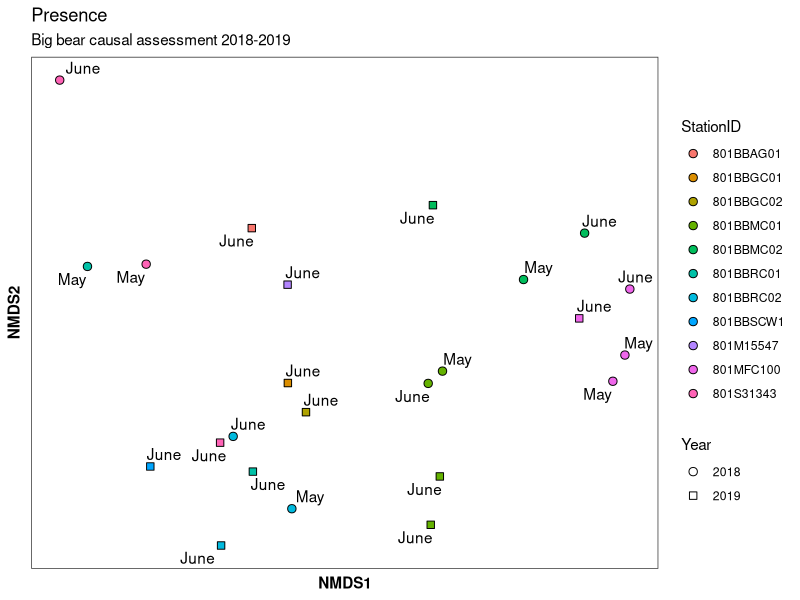
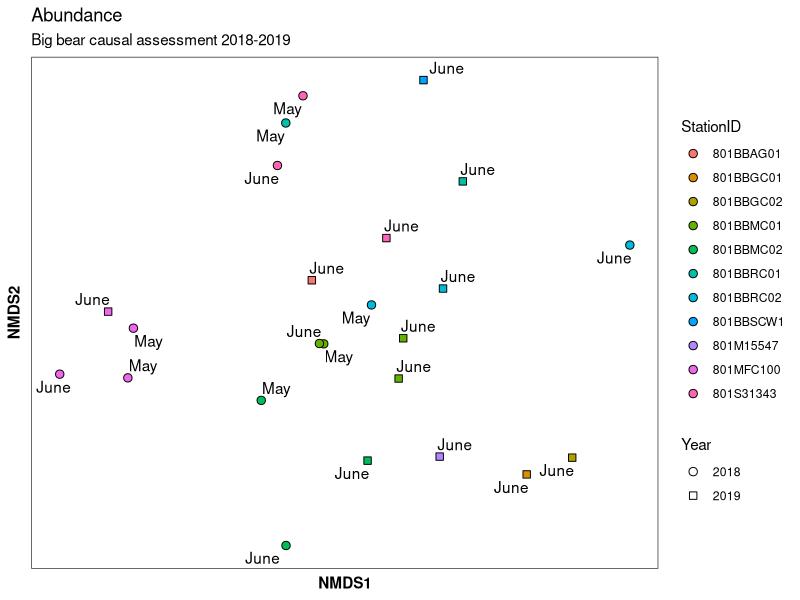
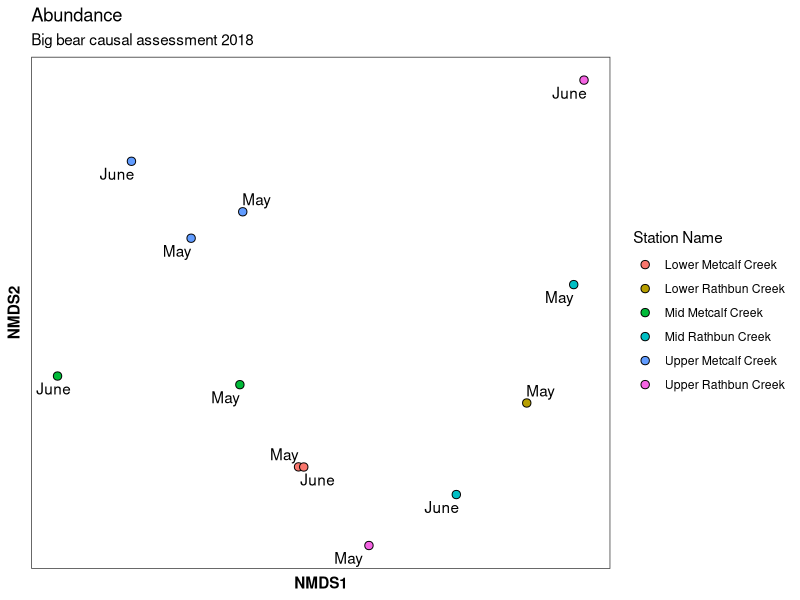
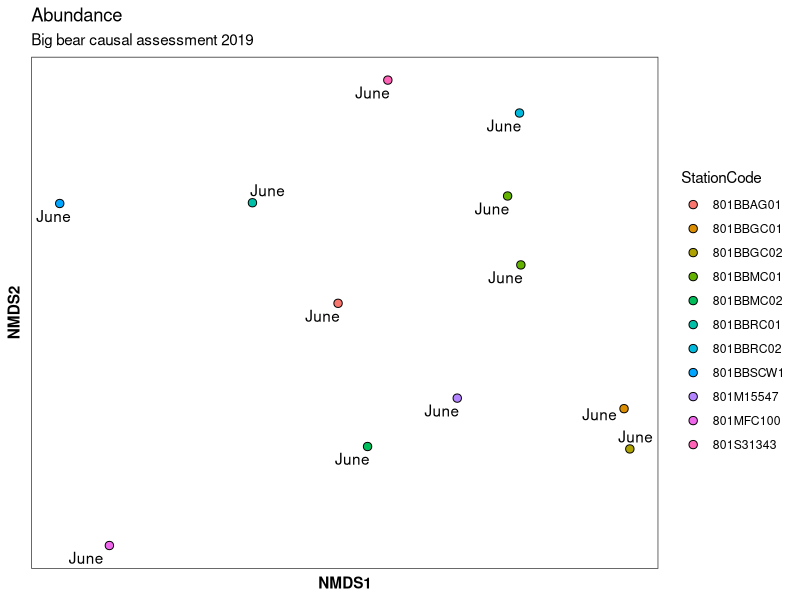
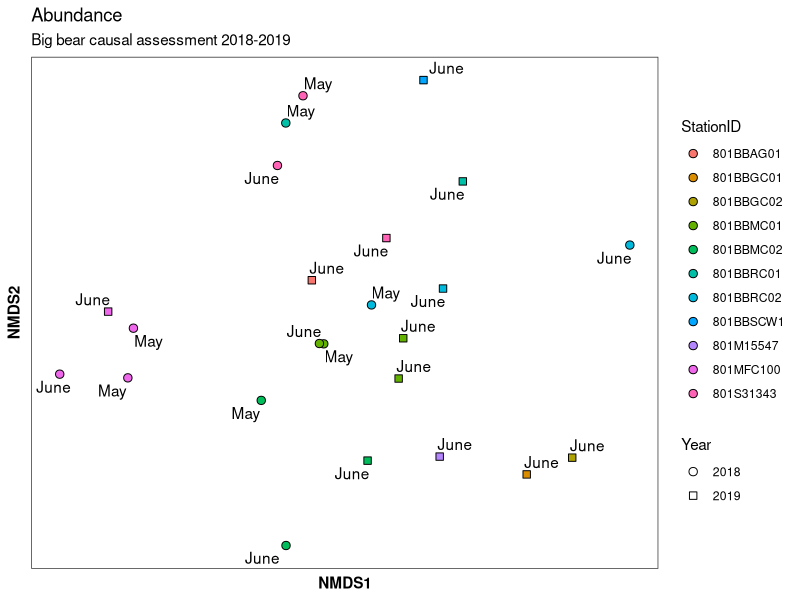
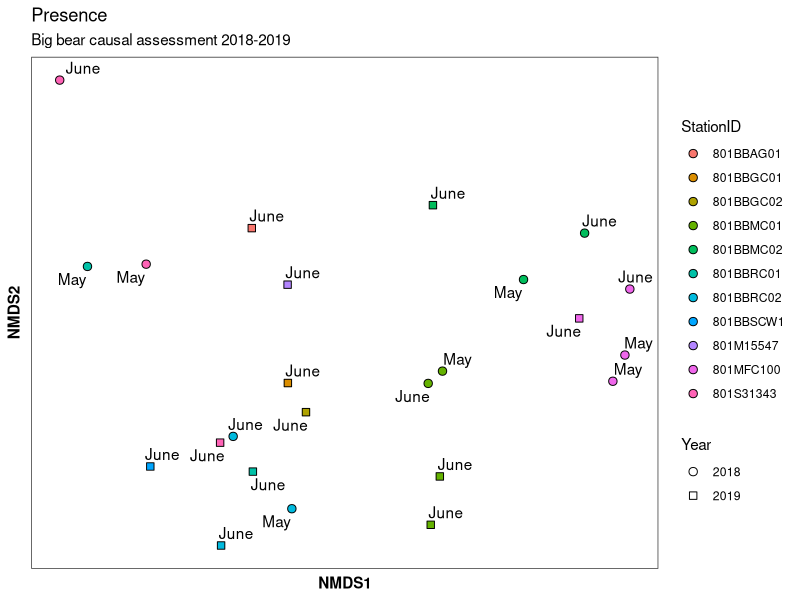

The R source for these figures, in order:
#load libraries
library(tidyverse)
library(vegan)
library(ggplot2)
library(readxl)
library(ggrepel)

#pull in data
benthic_all_df <- read_excel("BBTrib_Benthic_2018_2019.xlsx") %>% as_tibble

#select columns of interest
benthic_df <- benthic_all_df %>% filter(CollectionMethodName == "BMI_Reach-WideBenthos") %>% 
  mutate(CollectionMethod = "BMI_RWB", SampleID=paste(StationCode, SampleDate, CollectionMethod, CollectionReplicate, sep="_"))

short_names_df <- benthic_df %>% 
  mutate(
    StationShrName = case_when(
      StationCode == "801BBAG01" ~ "Aspen Glen Creek",
      StationCode == "801BBGC01" ~ "Lower Grout Creek",
      StationCode == "801BBGC02" ~ "Mid Grout Creek",
      StationCode == "801MFC100" ~ "Upper Metcalf Creek",
      StationCode == "801BBMC01" ~ "Lower Metcalf Creek",
      StationCode == "801BBMC02" ~ "Mid Metcalf Creek",
      StationCode == "801BBRC02" ~ "Upper Rathbun Creek",
      StationCode == "801BBRC01" ~ "Lower Rathbun Creek",
      StationCode == "801S31343" ~ "Mid Rathbun Creek",
      StationCode == "801BBSCW1" ~ "Summit Creek",
      StationCode == "801M15547" ~ "Boulder Creek"
    )
  )

# Ordination with both years ----------------------------------------------


#create dataframe for abundance matrix
benthic_df_abun <- benthic_df %>% 
  group_by(SampleID, FinalID) %>% 
  summarize(BAResult_sum = sum(BAResult)) %>% 
  ungroup() %>% 
  pivot_wider(names_from = FinalID, values_from = BAResult_sum, values_fill = 0) %>% 
  column_to_rownames("SampleID")

#create dataframe for p_a matrix
benthic_df_pa <- benthic_df %>% 
  group_by(SampleID, FinalID) %>% 
  summarize(BAResult_sum = sum(BAResult)) %>% 
  ungroup() %>% 
  mutate(p_a = 1) %>%
  select(-BAResult_sum) %>% 
  pivot_wider(names_from = FinalID, values_from = p_a, values_fill = 0) %>% 
  column_to_rownames("SampleID")

#run nMDS function to get ordination object
benthic_ord_pa <- metaMDS(benthic_df_pa, k = 2, try = 20, trymax = 50, autotransform = F)

stress_pa = benthic_ord_pa$stress

benthic_ord_abun <- metaMDS(benthic_df_abun, k = 2, try = 20, trymax = 50, autotransform = F)

stress_abun = benthic_ord_abun$stress

#extract scores from ordination
benthic_scores_pa <- data.frame(scores(benthic_ord_pa, display = "sites")) %>% 
  rownames_to_column("SampleID") %>% 
  mutate(StationID = str_sub(SampleID,1,9), SamDate = str_sub(SampleID,11,20), 
         Replicate = str_sub(SampleID, -1), SamDate = lubridate::as_date(SamDate),
         Year = lubridate::year(SamDate), Month = lubridate::month(SamDate, label=TRUE, abbr = F)) %>% 
  mutate(Year = as.factor(Year))

benthic_scores_abun <- data.frame(scores(benthic_ord_abun, display = "sites")) %>% 
  rownames_to_column("SampleID") %>% 
  mutate(StationID = str_sub(SampleID,1,9), SamDate = str_sub(SampleID,11,20), 
         Replicate = str_sub(SampleID, -1), SamDate = lubridate::as_date(SamDate),
         Year = lubridate::year(SamDate), Month = lubridate::month(SamDate, label=TRUE, abbr = F)) %>% 
  mutate(Year = as.factor(Year))

#plot ordination scores
bb.pa.plot <- benthic_scores_pa %>% 
  ggplot(., aes(x = NMDS1, y = NMDS2)) +
  theme_bw()+ theme(panel.grid = element_blank(), axis.text = element_blank(), axis.ticks = element_blank(),
                    axis.title = element_text(face = "bold"))+
  geom_point(aes(fill = StationID, shape = Year), size = 2.5)+
  scale_shape_manual(values = c(21,22))+
  geom_text_repel(aes(NMDS1, NMDS2, label = Month))+
  guides(fill=guide_legend(override.aes = list(shape=21)))+
  labs(title = 'Presence',
       subtitle = 'Big bear causal assessment 2018-2019'
         )
bb.pa.plot

bb.pa.plot2 <- benthic_scores_abun %>% 
  ggplot(., aes(x = NMDS1, y = NMDS2)) +
  theme_bw()+ theme(panel.grid = element_blank(), axis.text = element_blank(), axis.ticks = element_blank(),
                    axis.title = element_text(face = "bold"))+
  geom_point(aes(fill = StationID, shape = Year), size = 2.5)+
  scale_shape_manual(values = c(21,22))+
  guides(fill=guide_legend(override.aes = list(shape=21)))+
  geom_text_repel(aes(NMDS1, NMDS2, label = Month))+
  labs(title = 'Abundance',
       subtitle = 'Big bear causal assessment 2018-2019'
  )
bb.pa.plot2

ggsave("bigbear nMDS ord abundance.png", bb.pa.plot2)
ggsave("bigbear nMDS ord presence.png", bb.pa.plot)



# Abundance ordination by year --------------------------------------------

#create dataframe for abundance matrix 
benthic_df_abun_18 <- benthic_df %>%
  mutate(Year = lubridate::year(SampleDate))%>% 
  filter(Year == "2018") %>% 
  group_by(SampleID, FinalID) %>% 
  summarize(BAResult_sum = sum(BAResult)) %>% 
  ungroup() %>% 
  pivot_wider(names_from = FinalID, values_from = BAResult_sum, values_fill = 0) %>% 
  column_to_rownames("SampleID")

benthic_df_abun_19 <- benthic_df %>%
  mutate(Year = lubridate::year(SampleDate))%>% 
  filter(Year == "2019") %>% 
  group_by(SampleID, FinalID) %>% 
  summarize(BAResult_sum = sum(BAResult)) %>% 
  ungroup() %>% 
  pivot_wider(names_from = FinalID, values_from = BAResult_sum, values_fill = 0) %>% 
  column_to_rownames("SampleID")

#run nMDS function to get ordination object & stress
benthic_ord_abun_18 <- metaMDS(benthic_df_abun_18, k = 2, try = 20, trymax = 50, autotransform = F)
stress_abun_18 = benthic_ord_abun_18$stress

benthic_ord_abun_19 <- metaMDS(benthic_df_abun_19, k = 2, try = 20, trymax = 50, autotransform = F)
stress_abun_19 = benthic_ord_abun_19$stress

#extract scores from ordination
benthic_scores_abun_18 <- data.frame(scores(benthic_ord_abun_18, display = "sites")) %>% 
  rownames_to_column("SampleID") %>% 
  mutate(StationCode = str_sub(SampleID,1,9), SamDate = str_sub(SampleID,11,20), 
         Replicate = str_sub(SampleID, -1), SamDate = lubridate::as_date(SamDate),
         Year = lubridate::year(SamDate), Month = lubridate::month(SamDate, label=TRUE, abbr = F)) %>% 
  mutate(Year = as.factor(Year)) %>% 
  mutate(StationShrName = case_when(
    StationCode == "801BBAG01" ~ "Aspen Glen Creek",
    StationCode == "801BBGC01" ~ "Lower Grout Creek",
    StationCode == "801BBGC02" ~ "Mid Grout Creek",
    StationCode == "801MFC100" ~ "Upper Metcalf Creek",
    StationCode == "801BBMC01" ~ "Lower Metcalf Creek",
    StationCode == "801BBMC02" ~ "Mid Metcalf Creek",
    StationCode == "801BBRC02" ~ "Upper Rathbun Creek",
    StationCode == "801BBRC01" ~ "Lower Rathbun Creek",
    StationCode == "801S31343" ~ "Mid Rathbun Creek",
    StationCode == "801BBSCW1" ~ "Summit Creek",
    StationCode == "801M15547" ~ "Boulder Creek"))

benthic_scores_abun_19 <- data.frame(scores(benthic_ord_abun_19, display = "sites")) %>% 
  rownames_to_column("SampleID") %>% 
  mutate(StationCode = str_sub(SampleID,1,9), SamDate = str_sub(SampleID,11,20), 
         Replicate = str_sub(SampleID, -1), SamDate = lubridate::as_date(SamDate),
         Year = lubridate::year(SamDate), Month = lubridate::month(SamDate, label=TRUE, abbr = F)) %>% 
  mutate(Year = as.factor(Year))

#plot ordination scores
bb.abun.plot.18 <- benthic_scores_abun_18 %>% 
  ggplot(., aes(x = NMDS1, y = NMDS2)) +
  theme_bw()+ theme(panel.grid = element_blank(), axis.text = element_blank(), axis.ticks = element_blank(),
                    axis.title = element_text(face = "bold"))+
  geom_point(aes(fill = StationShrName), pch = 21, size = 2.5)+
  scale_fill_discrete(name = "Station Name")+
  geom_text_repel(aes(NMDS1, NMDS2, label = Month))+
  labs(title = 'Abundance',
       subtitle = 'Big bear causal assessment 2018')
bb.abun.plot.18

bb.abun.plot.19 <- benthic_scores_abun_19 %>% 
  ggplot(., aes(x = NMDS1, y = NMDS2)) +
  theme_bw()+ theme(panel.grid = element_blank(), axis.text = element_blank(), axis.ticks = element_blank(),
                    axis.title = element_text(face = "bold"))+
  geom_point(aes(fill = StationCode), pch = 21, size = 2.5)+
  geom_text_repel(aes(NMDS1, NMDS2, label = Month))+
  labs(title = 'Abundance',
       subtitle = 'Big bear causal assessment 2019'
  )
bb.abun.plot.19


# Pres/Abs ordination by year ---------------------------------------------
